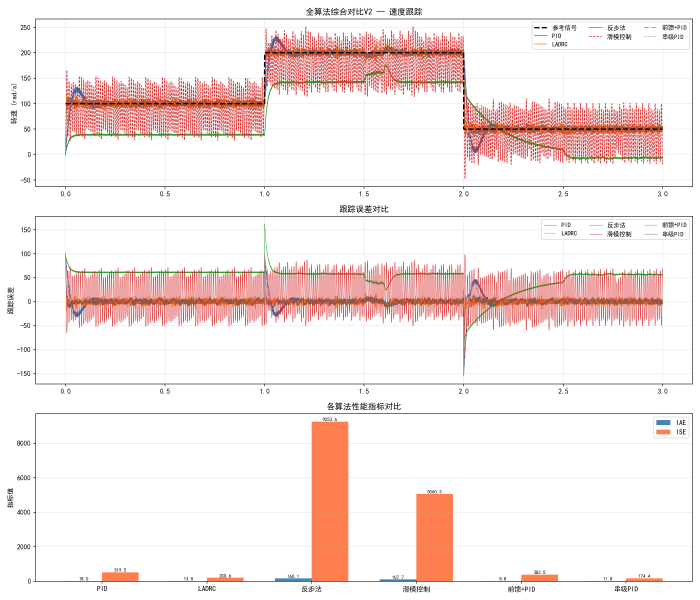
#> input picture 15_simulation/all_algorithms_comparison.png, 2100 x 1800 px, given in place of the camera (shown at 1/3 size)
$ python color_calibration_gui.py 5
#> lines starting #> are read from the running program, lines starting #| are printed output that depends on the picture
"""
颜色校准GUI工具 - 滑动条实时预览 + 参数保存/加载
用于快速调试HSV/RGB颜色阈值
"""
import cv2
import numpy as np
import json
import os


class ColorCalibrationGUI:
    """颜色校准GUI，通过滑动条实时调整颜色阈值"""

    def __init__(self, window_name="Color Calibration", width=640, height=480):
        self.window_name = window_name
        self.width = width
        self.height = height
        self.params = {}
        self._trackbars = {}
        self._callbacks = {}
        self._frame = None
        self._mask = None

    def add_trackbar(self, name, default=0, max_val=255, callback=None):
        """添加滑动条参数"""
        self.params[name] = default
        self._trackbars[name] = max_val
        self._callbacks[name] = callback
        return self

    def add_hsv_range(self, prefix=""):
        """添加HSV范围滑动条组"""
        p = f"{prefix}_" if prefix else ""
        self.add_trackbar(f"{p}H_min", 0, 179)
        self.add_trackbar(f"{p}H_max", 179, 179)
        self.add_trackbar(f"{p}S_min", 0, 255)
        self.add_trackbar(f"{p}S_max", 255, 255)
        self.add_trackbar(f"{p}V_min", 0, 255)
        self.add_trackbar(f"{p}V_max", 255, 255)
        return self

    def get_hsv_range(self, prefix=""):
        """获取当前HSV范围"""
        p = f"{prefix}_" if prefix else ""
        lower = np.array([
            self.params[f"{p}H_min"],
            self.params[f"{p}S_min"],
            self.params[f"{p}V_min"]
        ])
        upper = np.array([
            self.params[f"{p}H_max"],
            self.params[f"{p}S_max"],
            self.params[f"{p}V_max"]
        ])
        return lower, upper

    def create_window(self):
        """创建窗口和滑动条"""
        cv2.namedWindow(self.window_name, cv2.WINDOW_NORMAL)
        cv2.resizeWindow(self.window_name, self.width, self.height)
        for name, max_val in self._trackbars.items():
            cv2.createTrackbar(
                name, self.window_name,
                self.params[name], max_val,
                lambda val, n=name: self._on_trackbar(n, val)
            )

    def _on_trackbar(self, name, value):
        self.params[name] = value
        if self._callbacks.get(name):
            self._callbacks[name](name, value)

    def apply_mask(self, frame, hsv_lower, hsv_hsv_upper):
        """对帧应用HSV掩码"""
        hsv = cv2.cvtColor(frame, cv2.COLOR_BGR2HSV)
        mask = cv2.inRange(hsv, hsv_lower, hsv_hsv_upper)
        kernel = cv2.getStructuringElement(cv2.MORPH_ELLIPSE, (5, 5))
        mask = cv2.morphologyEx(mask, cv2.MORPH_CLOSE, kernel)
        mask = cv2.morphologyEx(mask, cv2.MORPH_OPEN, kernel)
        self._mask = mask
        return mask

    def save_params(self, filepath):
        """保存参数到JSON文件"""
        data = {k: int(v) for k, v in self.params.items()}
        os.makedirs(os.path.dirname(filepath) or ".", exist_ok=True)
        with open(filepath, "w", encoding="utf-8") as f:
            json.dump(data, f, indent=2, ensure_ascii=False)
        print(f"[ColorCal] 参数已保存到 {filepath}")

    def load_params(self, filepath):
        """从JSON文件加载参数"""
        with open(filepath, "r", encoding="utf-8") as f:
            data = json.load(f)
        for k, v in data.items():
            if k in self.params:
                self.params[k] = int(v)
                cv2.setTrackbarPos(k, self.window_name, int(v))
        print(f"[ColorCal] 参数已加载自 {filepath}")

    def run(self, source=0, save_path=None):
        """
        运行校准主循环
        source: 摄像头索引或视频文件路径
        save_path: 退出时自动保存参数的路径
        """
        self.create_window()
        cap = cv2.VideoCapture(source)
        if not cap.isOpened():
            print(f"[ColorCal] 无法打开视频源: {source}")
            return

        print("[ColorCal] 按 's' 保存参数, 'q'/ESC 退出")

        while True:
            ret, frame = cap.read()
#> frame is the input picture: shape (1800, 2100, 3); mean B, G, R 231.1, 233.1, 246.7
            if not ret:
                break
            frame = cv2.resize(frame, (self.width, self.height))
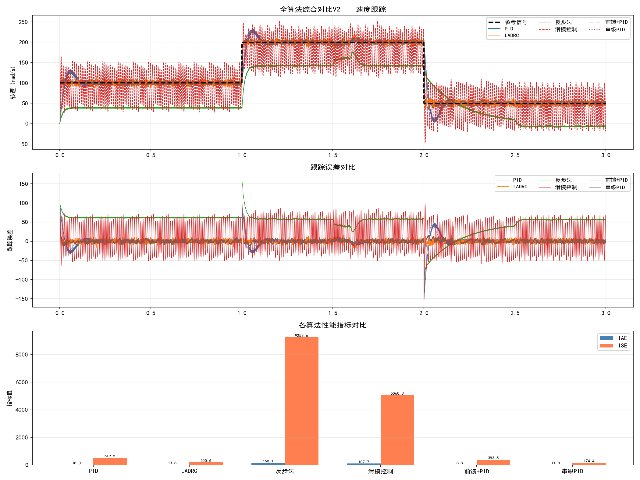
#> frame: shape (480, 640, 3); mean B, G, R 231.7, 233.7, 247.2
            self._frame = frame

            lower, upper = self.get_hsv_range()
            mask = self.apply_mask(frame, lower, upper)
#> in apply_mask, `hsv = cv2.cvtColor(frame, cv2.COLOR_BGR2HSV)`: hsv: shape (480, 640, 3); mean H, S, V 2.2, 18.6, 247.7
#> in apply_mask, `mask = cv2.inRange(hsv, hsv_lower, hsv_hsv_upper)`: mask: shape (480, 640); every value is 255
            result = cv2.bitwise_and(frame, frame, mask=mask)

            # 拼接显示: 原图 | 掩码 | 结果
            mask_bgr = cv2.cvtColor(mask, cv2.COLOR_GRAY2BGR)
#> mask_bgr: shape (480, 640, 3); every value is 255
            display = np.hstack([frame, mask_bgr, result])
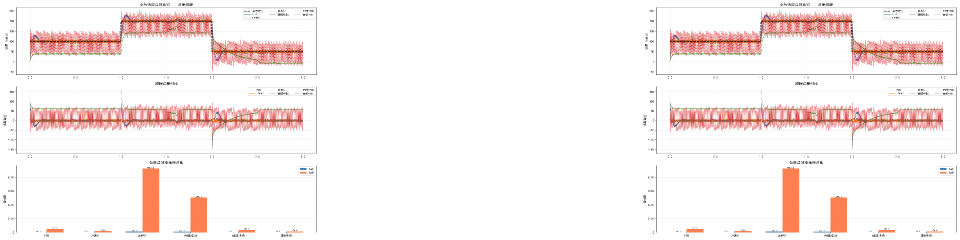
#> display: shape (480, 1920, 3) (shown at 1/2 size); mean B, G, R 239.5, 240.8, 249.8
            cv2.imshow(self.window_name, display)

            key = cv2.waitKey(1) & 0xFF
#> (key q is pressed here)
            if key == ord("q") or key == 27:
                break
            elif key == ord("s") and save_path:
                self.save_params(save_path)

        cap.release()
        cv2.destroyAllWindows()


def quick_calibrate(source=0, save_path="color_params.json"):
    """快速颜色校准入口"""
    gui = ColorCalibrationGUI()
    gui.add_hsv_range()
    if os.path.exists(save_path):
        gui.load_params(save_path)
    gui.run(source=source, save_path=save_path)


if __name__ == "__main__":
    import sys
    src = int(sys.argv[1]) if len(sys.argv) > 1 else 0
    quick_calibrate(source=src)

$ run again, on 15_simulation/backstepping_nonlinear.png
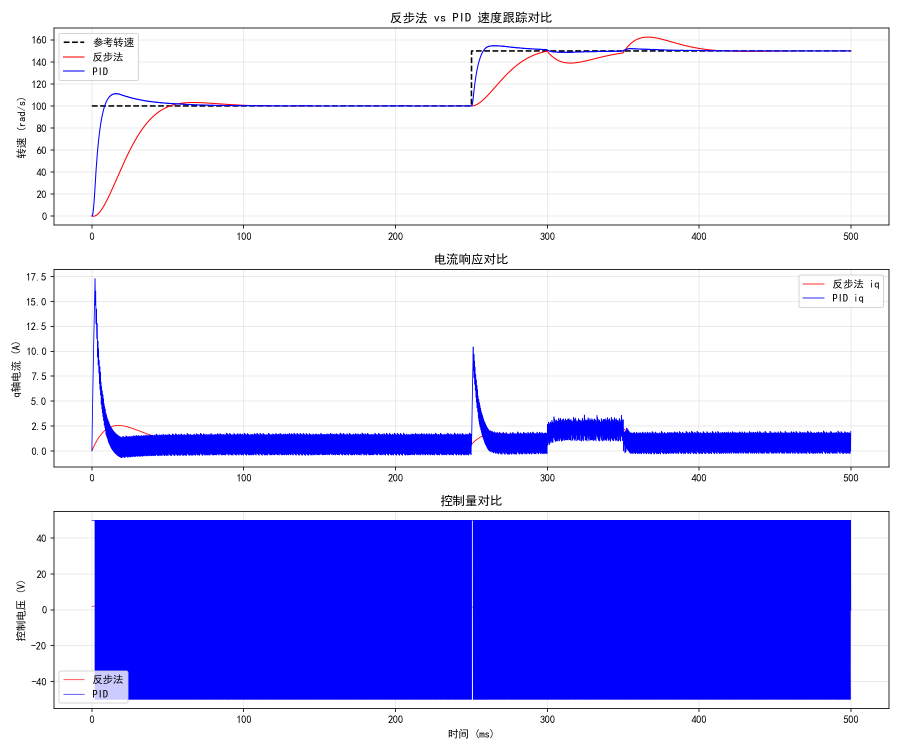
#> input picture 15_simulation/backstepping_nonlinear.png, 1800 x 1500 px, given in place of the camera (shown at 1/2 size)
#> in run, frame is the input picture: shape (1500, 1800, 3); mean B, G, R 250.9, 193.3, 193.6
#> in run, `frame = cv2.resize(frame, (self.width, self.height))`:
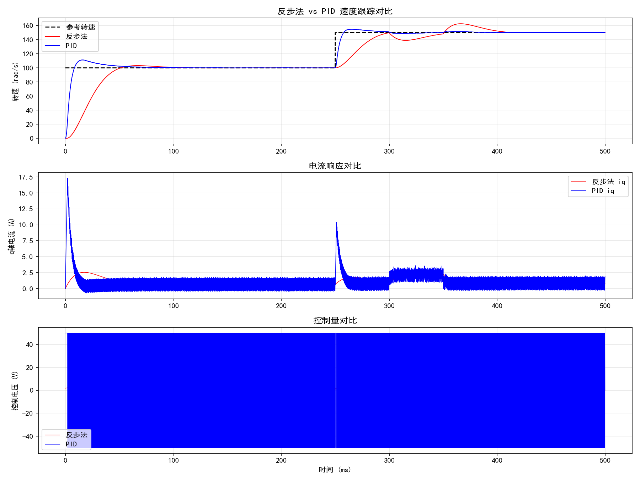
#> frame: shape (480, 640, 3); mean B, G, R 251, 193.5, 193.7
#> hsv: shape (480, 640, 3); mean H, S, V 28, 57.9, 251.3
#> mask: shape (480, 640); every value is 255
#> mask_bgr: shape (480, 640, 3); every value is 255
#> in run, `display = np.hstack([frame, mask_bgr, result])`:
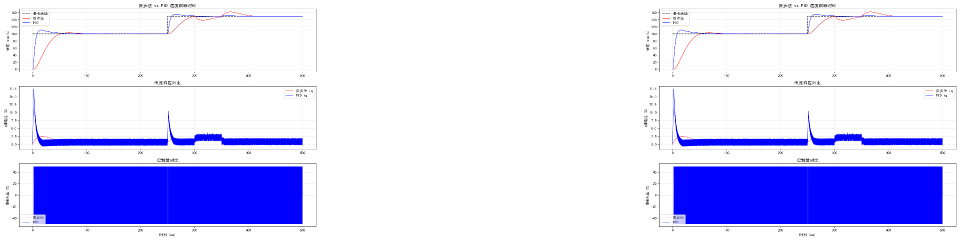
#> display: shape (480, 1920, 3) (shown at 1/2 size); mean B, G, R 252.4, 214, 214.1

$ run again, on 15_simulation/battery_model_simulation.png
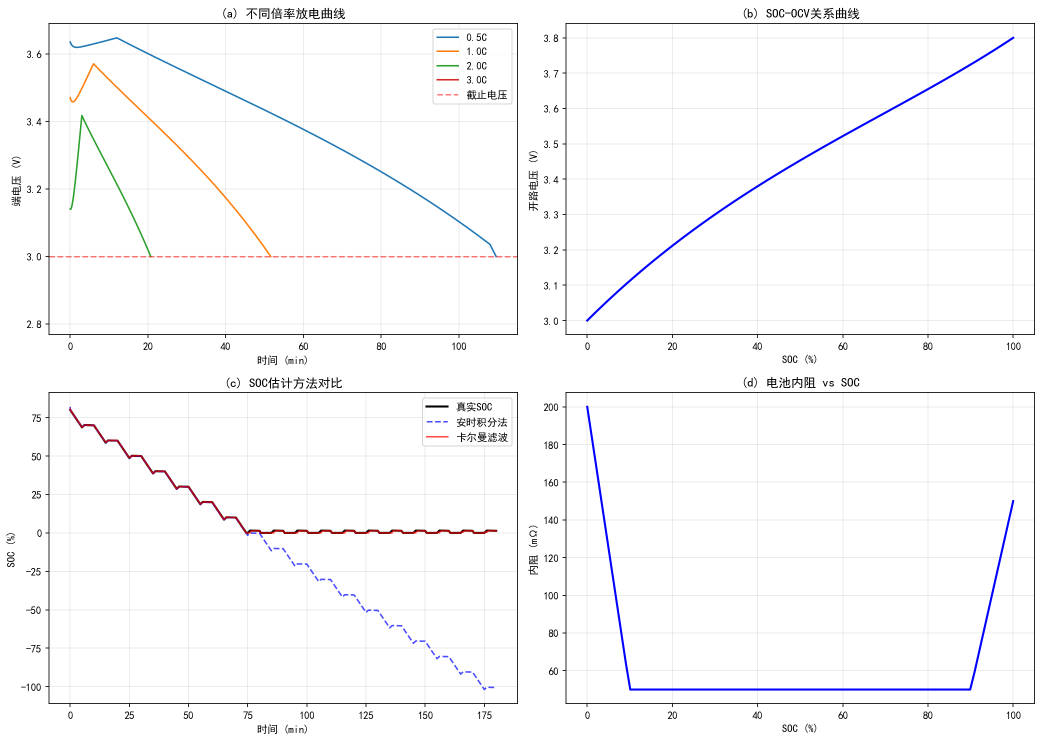
#> input picture 15_simulation/battery_model_simulation.png, 2083 x 1483 px, given in place of the camera (shown at 1/2 size)
#> in run, frame is the input picture: shape (1483, 2083, 3); mean B, G, R 250.4, 249.4, 249.7
#> in run, `frame = cv2.resize(frame, (self.width, self.height))`:
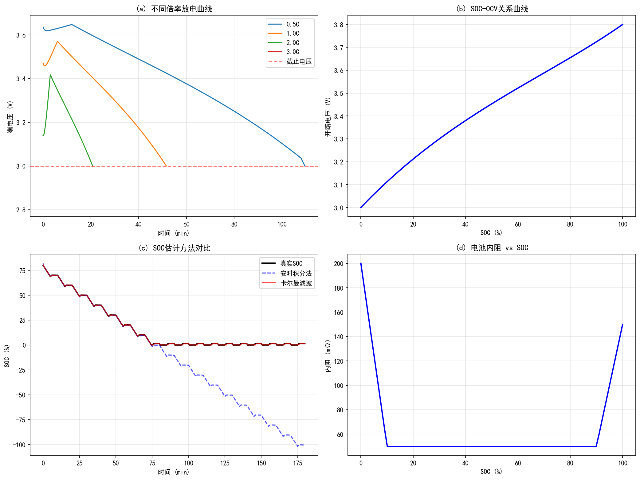
#> frame: shape (480, 640, 3); mean B, G, R 250.5, 249.6, 249.9
#> hsv: shape (480, 640, 3); mean H, S, V 1.1, 1.9, 251.1
#> mask: shape (480, 640); every value is 255
#> mask_bgr: shape (480, 640, 3); every value is 255
#> in run, `display = np.hstack([frame, mask_bgr, result])`:
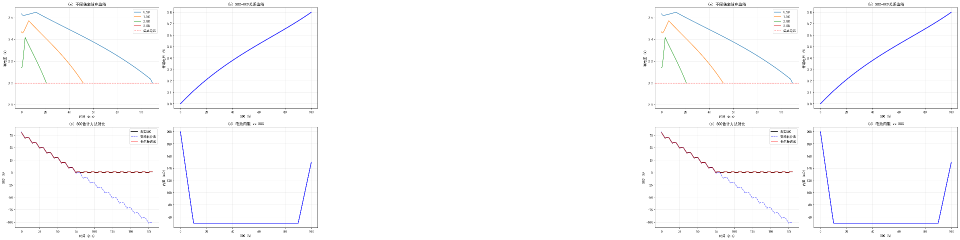
#> display: shape (480, 1920, 3) (shown at 1/2 size); mean B, G, R 252, 251.4, 251.6

$ run again, on 15_simulation/cascade_control_comparison.png
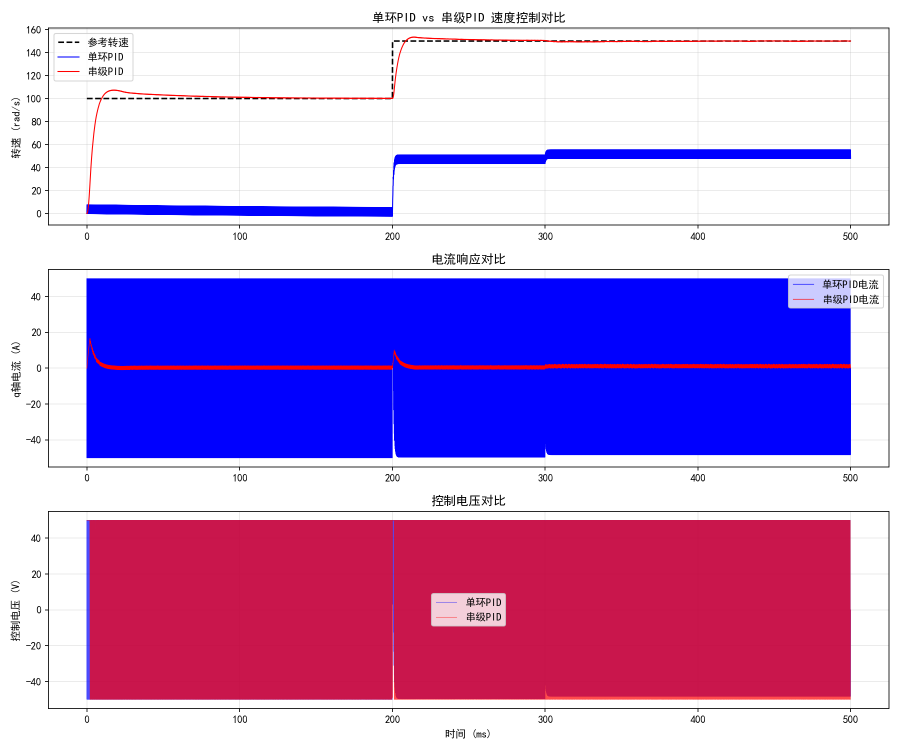
#> input picture 15_simulation/cascade_control_comparison.png, 1800 x 1500 px, given in place of the camera (shown at 1/2 size)
#> in run, frame is the input picture: shape (1500, 1800, 3); mean B, G, R 213.8, 150.4, 187.7
#> in run, `frame = cv2.resize(frame, (self.width, self.height))`:
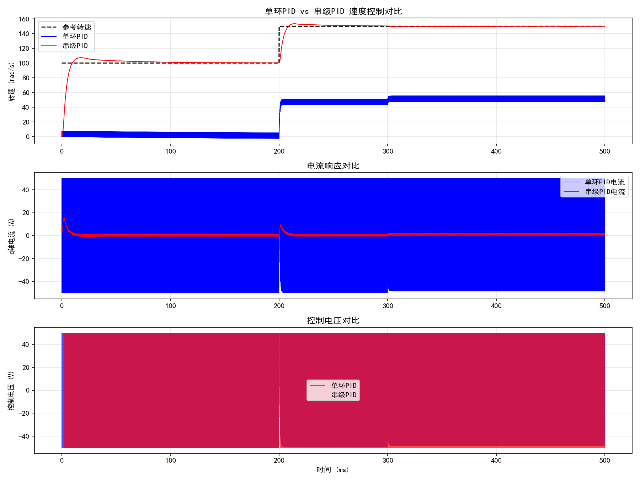
#> frame: shape (480, 640, 3); mean B, G, R 213.9, 150.4, 187.7
#> hsv: shape (480, 640, 3); mean H, S, V 60.1, 99.6, 240.4
#> mask: shape (480, 640); every value is 255
#> mask_bgr: shape (480, 640, 3); every value is 255
#> in run, `display = np.hstack([frame, mask_bgr, result])`:
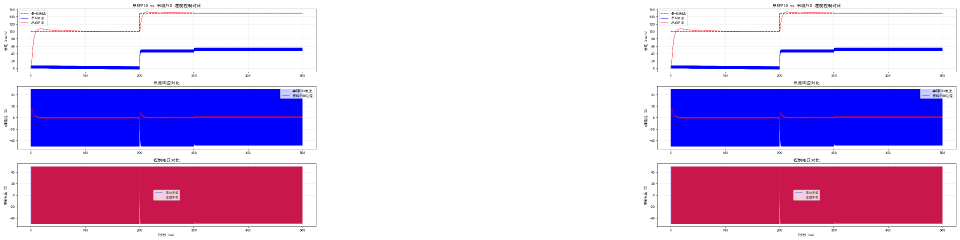
#> display: shape (480, 1920, 3) (shown at 1/2 size); mean B, G, R 227.6, 185.3, 210.2
